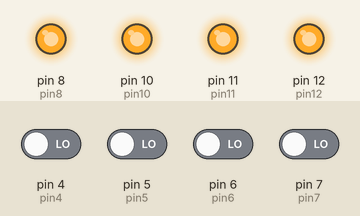
Recording of a sketch running on a simulated Arduino Uno, built with avr-gcc and run on an emulated ATmega328P. Parts: output pins drawn as LEDs (lit = HIGH). The test bench sets the inputs (shaded band); at power-on: pin 4 (pin4), pin 5 (pin5), pin 6 (pin6), pin 7 (pin7) LOW.

Above: at 1.2 s.
1.3 s: pin 4 (pin4) driven HIGH
At 1.7 s:
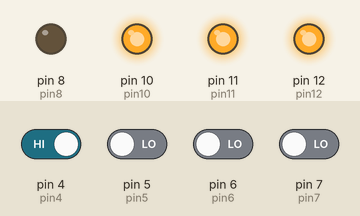
2.8 s: pin 5 (pin5) driven HIGH
At 4.0 s:
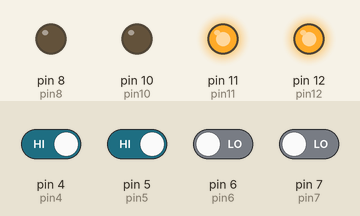
4.3 s: pin 6 (pin6) driven HIGH
At 5.2 s:
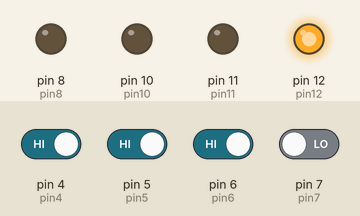
5.8 s: pin 7 (pin7) driven HIGH
At 6.3 s:
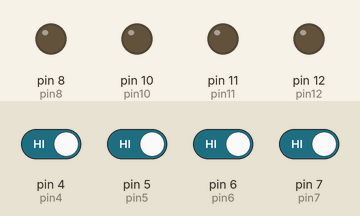
7.3 s: pin 4 (pin4) driven LOW
At 8.5 s:
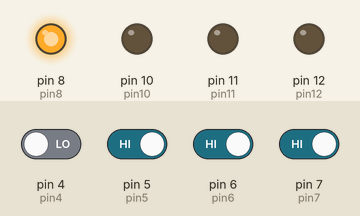
8.8 s: pin 5 (pin5) driven LOW
At 9.8 s:
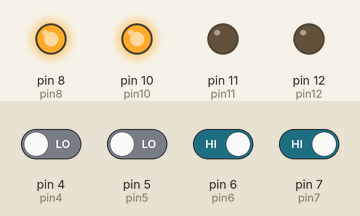
Timing chart, 0 to 11.3 s (numbered marks = the images above; inputs shaded):
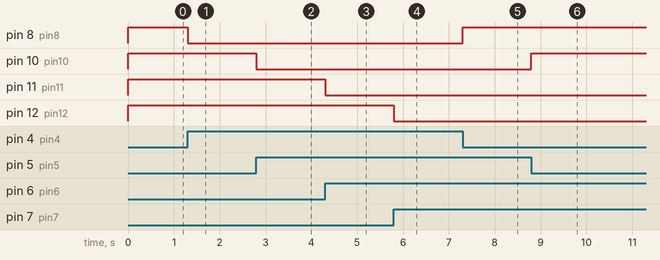

Measured:
- after the input at 1.3 s, pin 8 (pin8): HIGH → LOW at once
- after the input at 2.8 s, pin 10 (pin10): HIGH → LOW at once
- after the input at 4.3 s, pin 11 (pin11): HIGH → LOW at once
- after the input at 5.8 s, pin 12 (pin12): HIGH → LOW at once
- after the input at 7.3 s, pin 8 (pin8): LOW → HIGH at once
- after the input at 8.8 s, pin 10 (pin10): LOW → HIGH at once

The sketch:

Joystick_LED_Directions.ino
```cpp
/* This code uses tilt switches to light up four different
   LEDs depending on which way it is tilted    */

int pin12 = 12;   //OUTPUT: show tilted to the right
int pin11 = 11;   //OUTPUT: show tilted forward
int pin10 = 10;   //OUTPUT: show tilted backwards
int pin8 = 8;     //OUTPUT: show left to the left

int pin7 = 7;     //INPUT: test tilted to the right
int pin6 = 6;     //INPUT: test tilted forward
int pin5 = 5;     //INPUT: test tilted backwards
int pin4 = 4;     //INPUT: test tilted to the left

void setup() {
  // put your setup code here, to run once:
  pinMode(pin12, OUTPUT);
  pinMode(pin11, OUTPUT);
  pinMode(pin10, OUTPUT);
  pinMode(pin8, OUTPUT);

  pinMode(pin7, INPUT);
  pinMode(pin6, INPUT);
  pinMode(pin5, INPUT);
  pinMode(pin4, INPUT);
}

void loop() {
  if(digitalRead(pin7)){        //if tilt switch that tests right is reading high
    digitalWrite(pin12, LOW);   //not tilted right
  }
  else{
    digitalWrite(pin12, HIGH);  //tilted the right
  }

  if(digitalRead(pin6)){       //if tilt switch that tests forward is reading high
    digitalWrite(pin11, LOW);   //not tilted forward
  }
  else{
    digitalWrite(pin11, HIGH);  //if tilt switch that tests backward is reading high
  }

  if(digitalRead(pin5)){      //show down
    digitalWrite(pin10, LOW); //not tilted backward
  }
  else{
    digitalWrite(pin10, HIGH); //tilted backward
  }

  if(digitalRead(pin4)){       //if tilt switch that tests left is reading high
    digitalWrite(pin8, LOW);   //not tilted left
  }
  else{
    digitalWrite(pin8, HIGH); //tilted left
  }

}
```
